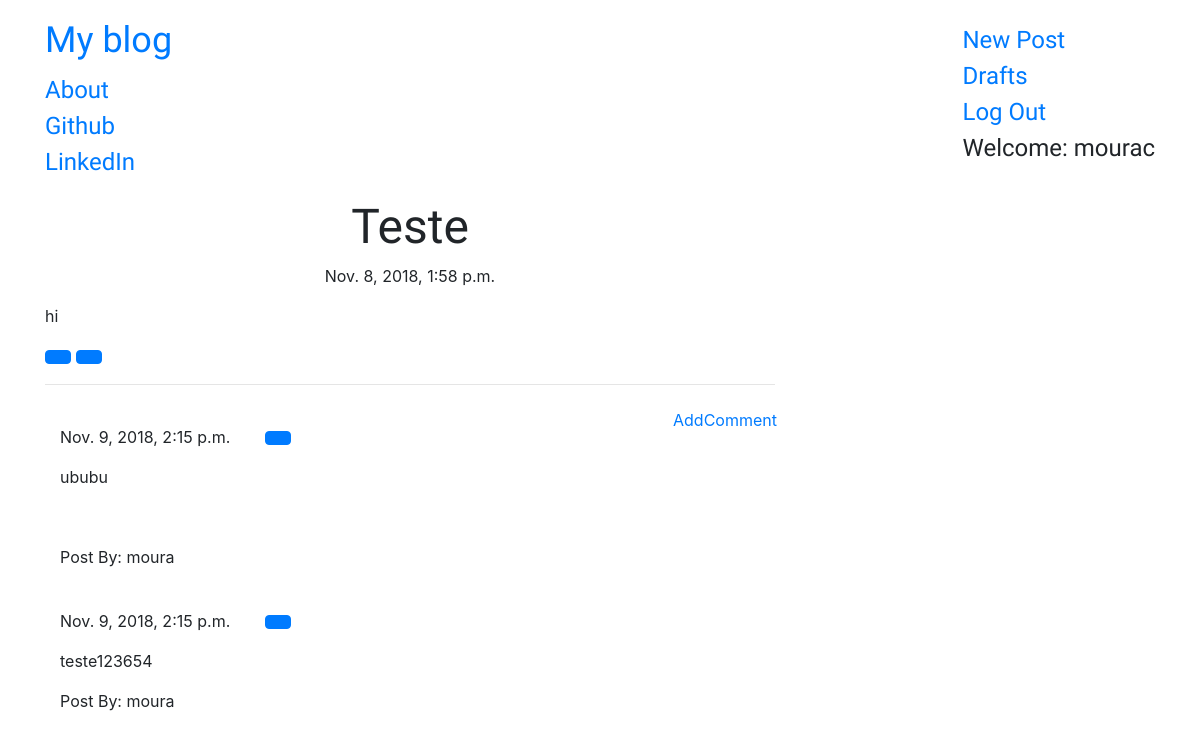
Page /post/4 (signed in) on the committed database.
### blog/models.py (models this page shows, shortened)
class Post(models.Model):
    author = models.ForeignKey('auth.User', on_delete=models.CASCADE)
    title = models.CharField(max_length=200)
    text = models.TextField()
    create_date = models.DateTimeField(default=timezone.now())
    published_date = models.DateTimeField(blank=True,null=True)

class Comment(models.Model):
    post = models.ForeignKey(Post, on_delete=models.CASCADE, related_name='comments')
    author = models.CharField(max_length=200)
    text = models.TextField()
    create_date = models.DateTimeField(default=timezone.now())
    approved_comment = models.BooleanField(default=False)

### blog/views.py (the view)
# urls.py: url(r'^post/(?P<pk>\d+)$',views.PostDetail.as_view(),name='post_detail'),
class PostDetail(DetailView):
    template_name = 'post_detail.html'
    model = Post

### blog/templates/blog/post_detail.html (shortened to what this page needs)
{% extends "blog/base.html" %}
{% load tz %}
{% block content %}
  <h1 class="posttitle loader">{{post.title}}</h1>
  {% if post.published_date %}
    <div class="date postdate">
      {{ post.published_date }}
    </div>
  {% else %}
    <a class="btn btn-default" href="{% url 'post_publish' pk=post.pk %}">Publish</a>
  {% endif %}
  <p class="postcontent">{{ post.text|safe|linebreaksbr}}</p>
  {% if user.is_authenticated %}
    <a class="btn btn-primary" href="{% url 'post_edit' pk=post.pk %}">
    </a>
    <a class="btn btn-primary" href="{% url 'post_remove' pk=post.pk %}">
    </a>
  {% endif %}
  <hr>
  <a class='btn btn-primay btn-comment' href="{% url 'add_comment_to_post' pk=post.pk %}">AddComment</a>
  <div class="container">
    {% for comment in post.comments.all %}
      <br>
      {%  if user.is_authenticated or comment.approved_comment %}
        {{comment.create_date}}
        {% if not comment.approved_comment %}
          <a class='btn btn-default' href="{% url 'comment_remove' pk=comment.pk%}">
          </a>
          <a class="btn btn-primary" href="{% url 'comment_approve' pk=post.pk %}">
          </a>
        {% endif %}
      <p>{{comment.text|safe|linebreaksbr}}</p>
      <p>Post By: {{comment.author}}</p>
      {% endif %}
    {% empty %}
      <p>No Comments!</p>
    {% endfor %}
  </div>
{% endblock %}

### blog/templates/blog/base.html (shortened to what this page needs)
<!DOCTYPE html>
{% load staticfiles %}
<html lang="en" dir="ltr">
  <head>
    <link rel="stylesheet"
    href="https://stackpath.bootstrapcdn.com/bootstrap/4.1.3/css/bootstrap.min.css"
>
    <link rel="stylesheet" href="//cdn.jsdelivr.net/npm/medium-editor@latest/dist/css/medium-editor.min.css"
    type="text/css" media="screen" charset="utf-8">
    <link rel="stylesheet" href=" {% static '/css/blog.css'%}">
  </head>
  <body class='loader'>
    <nav class="navbar navbar-default techfont custom-navbar">
      <div class="container">
        <ul class="nav navbar-nav">
          <li><a class='navbar-brand bigbrand' href="{% url 'post_list' %}">My blog</a></li>
          <li><a href="{% url 'about' %}">About</a></li>
          <li><a href="https://www.github.com">Github</a></li>
          <li><a href="https://www.linkedin.com">LinkedIn</a></li>
        </ul>
        <ul class='nav navbar-nav navbar-right'>
          {% if user.is_authenticated %}
          <li>
            <a href="{% url 'post_new' %}">New Post</a>
          </li>
          <li>
            <a href="{% url 'post_draft_list' %}">Drafts</a>
          </li>
          <li>
            <a href="{% url 'logout' %}">Log Out</a>
          </li>
          <li>
            <a>Welcome: {{user.username}}</a>
          </li>
            {% else %}
            <li><a class='nav navbar-right' href="{% url 'login' %}"><span class='glyphicon glyphicon-user'></span></a></li>
          {% endif %}
        </ul>
      </div>
    </nav>
    <div class="content container">
      <div class="row">
        <div class="col-md-8">
          <div class="blog_posts">
            {% block content %}
            {% endblock %}
          </div>
        </div>
      </div>
    </div>
  </body>
</html>

### blog/static/css/blog.css (style rules this page uses)
.techfont { font-family: 'Russo One',sans-serif; font-size: 1.5em; margin-bottom: 10px; }
.bigbrand { font-size: 1.5em; }
.postdate { text-align: center; }
.posttitle { font-family: 'Russo One',sans-serif; font-size: 3em; text-align: center; }
.postcontent { font-family: 'Montserrat'; font-size: 1.5em; }
.btn-comment { position:absolute; right: 0px; }
.loader { filter:hue-rotate(0deg); color:linear-gradient(45deg,#0f8,#08f); animation:hue 10000ms infinite linear; }

### rows in the picture
Post: title "Teste", published_date "Nov. 8, 2018, 1:58 p.m.", text "hi"
Comment: create_date "Nov. 9, 2018, 2:15 p.m.", approved_comment False (drawn), text "ububu", author "moura"
Comment: create_date "Nov. 9, 2018, 2:15 p.m.", approved_comment False (drawn), text "teste123654", author "moura"

### other values in the picture
{{ user.username }} "mourac"
